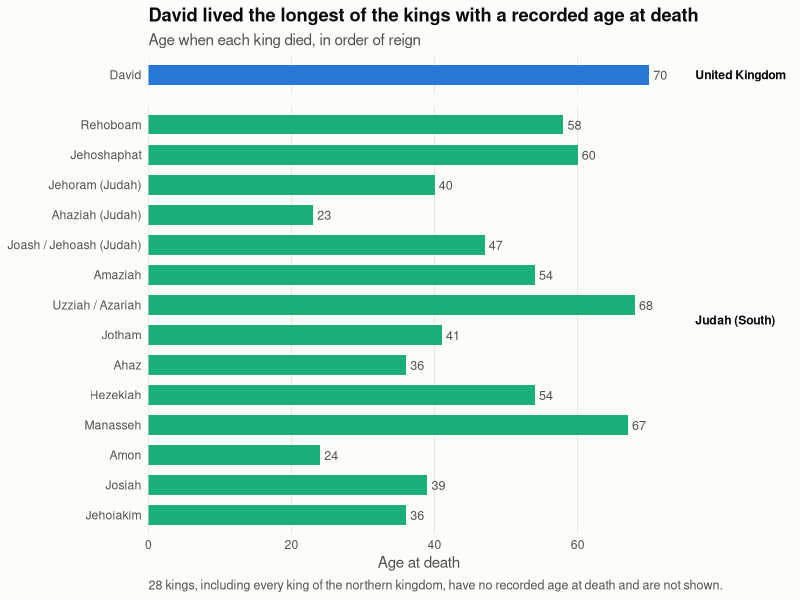
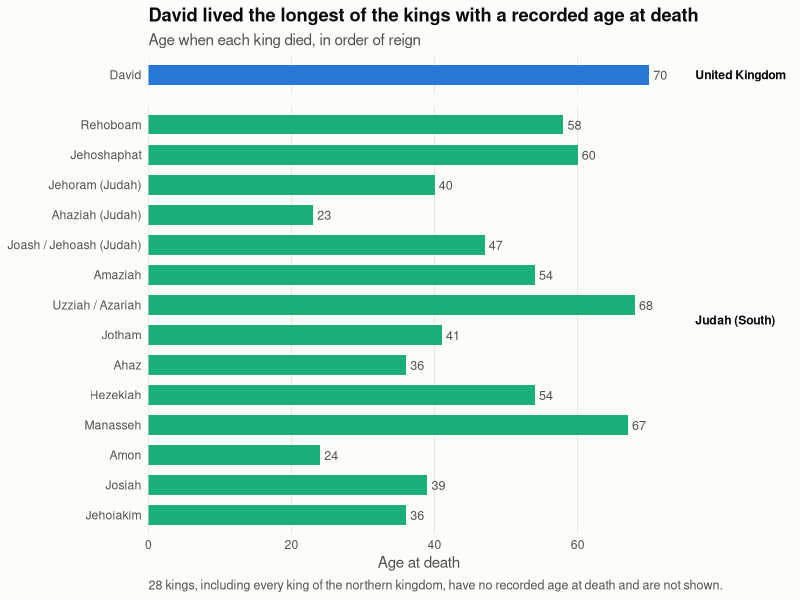

Source code (R) for these figures, in order:
library(tidyverse)

#### loading the data set ##########
Monarchs <- read_csv("IsraelMonarchs_v2.csv")

#### keeping kings with a recorded age at death ##########
kingdom_cols <- c("United Kingdom" = "#2a78d6",
                  "Israel (North)" = "#eb6834",
                  "Judah (South)"  = "#1baf7a")

deaths <- Monarchs %>%
  mutate(Kingdom = recode(Kingdom,
                          "United Kingdom of Israel"   = "United Kingdom",
                          "Northern Kingdom of Israel" = "Israel (North)",
                          "Southern Kingdom (Judah)"   = "Judah (South)"),
         Kingdom = factor(Kingdom, levels = names(kingdom_cols)),
         King = fct_reorder(`Name of King`, `#`, .desc = TRUE)) %>%
  filter(!is.na(`Age at Death`))

no_death <- nrow(Monarchs) - nrow(deaths)

#### chart ##########
death_chart <- ggplot(deaths, aes(x = `Age at Death`, y = King, fill = Kingdom)) +
  geom_col(width = 0.65) +
  geom_text(aes(label = `Age at Death`), hjust = -0.3, colour = "#52514e", size = 3.2) +
  facet_grid(Kingdom ~ ., scales = "free_y", space = "free_y") +
  scale_fill_manual(values = kingdom_cols, guide = "none") +
  scale_x_continuous(expand = expansion(mult = c(0, 0.08))) +
  labs(title = "David lived the longest of the kings with a recorded age at death",
       subtitle = "Age when each king died, in order of reign",
       caption = paste0(no_death, " kings, including every king of the northern kingdom, ",
                        "have no recorded age at death and are not shown."),
       x = "Age at death", y = NULL) +
  theme_minimal(base_size = 11) +
  theme(plot.background    = element_rect(fill = "#fcfcfb", colour = NA),
        panel.grid.major.y = element_blank(),
        panel.grid.minor   = element_blank(),
        panel.grid.major.x = element_line(colour = "#e6e5e1", linewidth = 0.3),
        panel.spacing.y    = unit(10, "pt"),
        strip.text.y       = element_text(angle = 0, hjust = 0, face = "bold", colour = "#0b0b0b"),
        plot.title         = element_text(face = "bold", colour = "#0b0b0b"),
        plot.subtitle      = element_text(colour = "#52514e"),
        plot.caption       = element_text(colour = "#52514e", hjust = 0, size = 9),
        axis.text          = element_text(colour = "#52514e"),
        axis.title.x       = element_text(colour = "#52514e"))

death_chart

ggsave("Kings_by_age_at_death.png", death_chart, width = 8, height = 6, dpi = 200)
